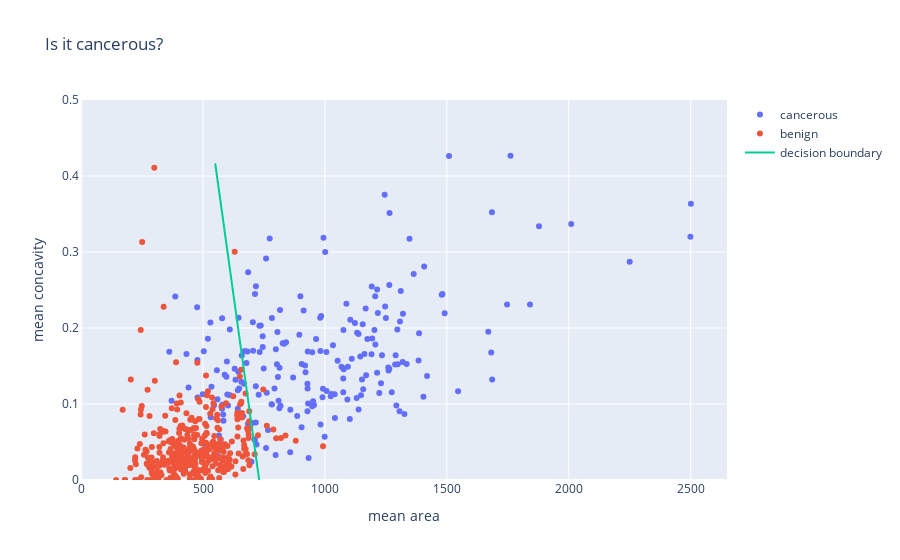

Write notebook code for a chart like this one.
### Markdown cell above
Now from the plot above, it appears that by drawing a line diagonally through the data, we could predict whether cells are cancerous or not.  Now we won't be correct 100% of the time in our prediction, but this could still be useful in an ultimate diagnosis.

### Code cell
import plotly.graph_objects as go
values = list(range(550, 800, 50))
boundaries = [0.41661, 0.3011275, 0.18563, 0.0701, -0.045341]
decision_trace = go.Scatter(x=values, y=boundaries, mode = 'lines', name='decision boundary')
fig = go.Figure(data = [scatter_cancerous, scatter_benign, decision_trace], layout = layout)
fig

### Figure 1 — Plotly figure (JSON) as saved in the notebook; plotly's stock layout.template omitted (floating-point values rounded to 4 significant figures; data arrays with more than 128 entries replaced by an {"elided": "..."} marker saying what was removed)
{"data": [{"marker": {"colorscale": [[0, "#440154"], [0.1111, "#482878"], [0.2222, "#3e4989"], [0.3333, "#31688e"], [0.4444, "#26828e"], [0.5556, "#1f9e89"], [0.6667, "#35b779"], [0.7778, "#6ece58"], [0.8889, "#b5de2b"], [1, "#fde725"]]}, "mode": "markers", "name": "cancerous", "type": "scatter", "x": {"elided": "212 float values"}, "y": {"elided": "212 float values"}}, {"marker": {"colorscale": [[0, "#440154"], [0.1111, "#482878"], [0.2222, "#3e4989"], [0.3333, "#31688e"], [0.4444, "#26828e"], [0.5556, "#1f9e89"], [0.6667, "#35b779"], [0.7778, "#6ece58"], [0.8889, "#b5de2b"], [1, "#fde725"]]}, "mode": "markers", "name": "benign", "type": "scatter", "x": {"elided": "357 float values"}, "y": {"elided": "357 float values"}}, {"mode": "lines", "name": "decision boundary", "type": "scatter", "x": [550, 600, 650, 700, 750], "y": [0.4166, 0.3011, 0.1856, 0.0701, -0.04534]}], "layout": {"autosize": true, "title": {"text": "Is it cancerous?"}, "xaxis": {"autorange": true, "range": [-5.171, 2650.0], "title": {"text": "mean area"}, "type": "linear"}, "yaxis": {"range": [0, 0.5], "title": {"text": "mean concavity"}, "type": "linear"}}}
